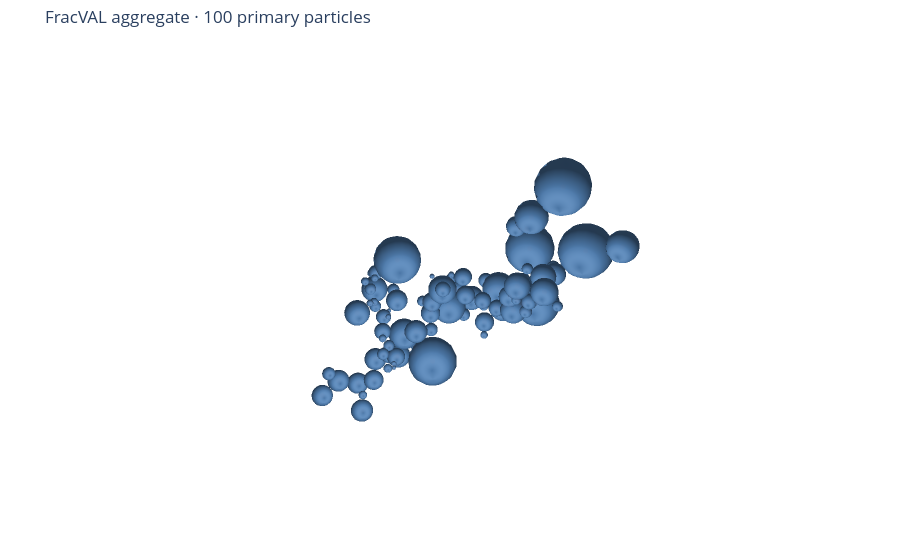

The cell this chart's notebook holds for it:
### Markdown cell above
## Polydisperse aggregate

### Code cell
poly = generate(FracVALConfig(n=100, df=1.68, kf=0.98, rp_g=15.0, rp_gstd=2.0, seed=67890))
plot_3d(poly, mode='spheres').show()

### Figure 1 — Plotly figure (JSON) as saved in the notebook; plotly's stock layout.template omitted (floating-point values rounded to 4 significant figures; data arrays with more than 128 entries replaced by an {"elided": "..."} marker saying what was removed)
{"data": [{"color": "#4C78A8", "flatshading": false, "hoverinfo": "skip", "i": {"elided": "36000 int values"}, "j": {"elided": "36000 int values"}, "k": {"elided": "36000 int values"}, "lighting": {"ambient": 0.45, "diffuse": 0.78, "fresnel": 0.48, "roughness": 0.494, "specular": 1.1}, "lightposition": {"x": 900, "y": 1200, "z": 1000}, "name": "Primary particles", "opacity": 0.96, "showscale": false, "type": "mesh3d", "x": {"elided": "20000 float values"}, "y": {"elided": "20000 float values"}, "z": {"elided": "20000 float values"}}, {"customdata": {"elided": "100x2 float values"}, "hovertemplate": "Particle %{customdata[0]:.0f}<br>x=%{x:.4g}<br>y=%{y:.4g}<br>z=%{z:.4g}<br>radius=%{customdata[1]:.4g}<extra></extra>", "marker": {"opacity": 0.015, "size": 3}, "mode": "markers", "showlegend": false, "type": "scatter3d", "x": [96.84, 55.97, 106.7, 118.5, 31.59, 116.9, 17.11, 124.2, 157.5, -1.06, -35.81, -8.374, -5.742, 11.61, -21.41, -68.76, -80.05, -39.13, -78.11, -73.39, -20.54, -22.3, -18.27, -54.88, -2.179, -33.56, -34.52, -65.51, -43.89, -84.99, -34.86, -26.43, -32.79, -31.85, -8.815, -43.4, -42.25, -13.15, -8.544, -0.7252, -114.6, -83.34, -135.5, -84.25, -156.3, -61.92, -190.1, -114.6, -216.9, -180.5, 2.031, 5.95, -7.231, -40.13, -42.0, 26.79, -57.79, -22.71, 33.19, -61.77, -125.8, -149.2, -133.0, -111.3, -73.91, -154.7, -87.11, -172.2, -33.24, -177.1, -121.1, -125.2, -113.9, -107.6, -164.5, -134.4, -161.3, -191.7, -92.2, -207.0, -201.7, -181.1, -169.6, -163.9, -205.0, -209.1, -141.8, -214.5, -127.5, -219.6, -90.34, -104.5, -106.2, -139.2, -88.33, -77.79, -90.48, -74.17, -107.8, -94.01], "y": [0.5415, 1.796, 28.97, -39.58, -18.42, -77.24, 14.56, 45.24, -48.42, -2.617, -21.1, 4.513, -24.92, 20.03, -22.52, -9.446, -13.71, -1.334, 11.92, 52.33, -70.22, -78.15, -58.14, -48.3, -41.84, -102.7, -121.7, -52.02, -54.61, -65.64, -64.58, -61.21, -44.9, -87.95, -39.97, -106.9, -121.1, -25.08, -127.3, -32.21, 239.6, 287.2, 214.4, 337.7, 222.4, 356.6, 205.8, 375.3, 249.3, 403.6, 277.8, 270.0, 300.6, 280.3, 312.6, 289.1, 318.9, 355.7, 295.0, 369.6, 73.35, 56.26, 111.7, 110.5, 103.9, 28.47, 137.4, 30.16, 93.96, 146.4, -2.463, -33.11, 11.18, 13.13, -8.09, 24.37, -37.68, -6.516, -21.92, 15.98, 184.8, 198.3, 213.9, 220.1, 185.9, 165.3, 209.2, 188.2, 183.6, 225.2, 183.7, 205.2, 244.3, 249.1, 246.8, 271.5, 290.8, 274.0, 164.8, 318.3], "z": [-23.25, -39.63, -31.94, -28.25, -6.799, -33.01, 18.56, -53.32, -51.35, 16.25, -38.95, -10.48, -60.91, -8.623, -67.48, -46.71, -33.58, 33.23, 23.56, -33.94, 128.3, 164.7, 177.8, 120.8, 178.5, 106.9, 117.8, 85.37, 66.72, 176.2, 49.52, 14.5, 60.91, 68.46, 15.86, 64.74, 55.09, 1.606, 41.25, -20.15, 356.2, 351.2, 345.9, 335.6, 335.5, 341.1, 341.1, 370.2, 407.1, 362.6, 302.4, 320.9, 278.4, 289.9, 272.0, 256.5, 249.4, 302.9, 235.9, 284.7, 142.5, 128.5, 139.4, 107.0, 142.6, 138.5, 181.6, 132.3, 151.8, 158.9, 47.29, 63.23, 88.63, 15.84, 87.8, 118.6, 112.0, 116.7, -0.804, 114.0, 154.4, 151.4, 156.0, 144.8, 182.2, 176.7, 164.0, 209.0, 156.3, 203.9, 177.2, 175.5, 189.6, 171.7, 231.0, 241.1, 240.4, 273.6, 171.9, 272.6]}], "layout": {"margin": {"b": 0, "l": 0, "r": 0, "t": 45}, "paper_bgcolor": "#FFFFFF", "plot_bgcolor": "#FFFFFF", "scene": {"aspectmode": "data", "bgcolor": "#FFFFFF", "xaxis": {"showbackground": false, "showgrid": false, "showticklabels": false, "visible": false, "zeroline": false}, "yaxis": {"showbackground": false, "showgrid": false, "showticklabels": false, "visible": false, "zeroline": false}, "zaxis": {"showbackground": false, "showgrid": false, "showticklabels": false, "visible": false, "zeroline": false}}, "showlegend": false, "title": {"text": "FracVAL aggregate · 100 primary particles"}}}
